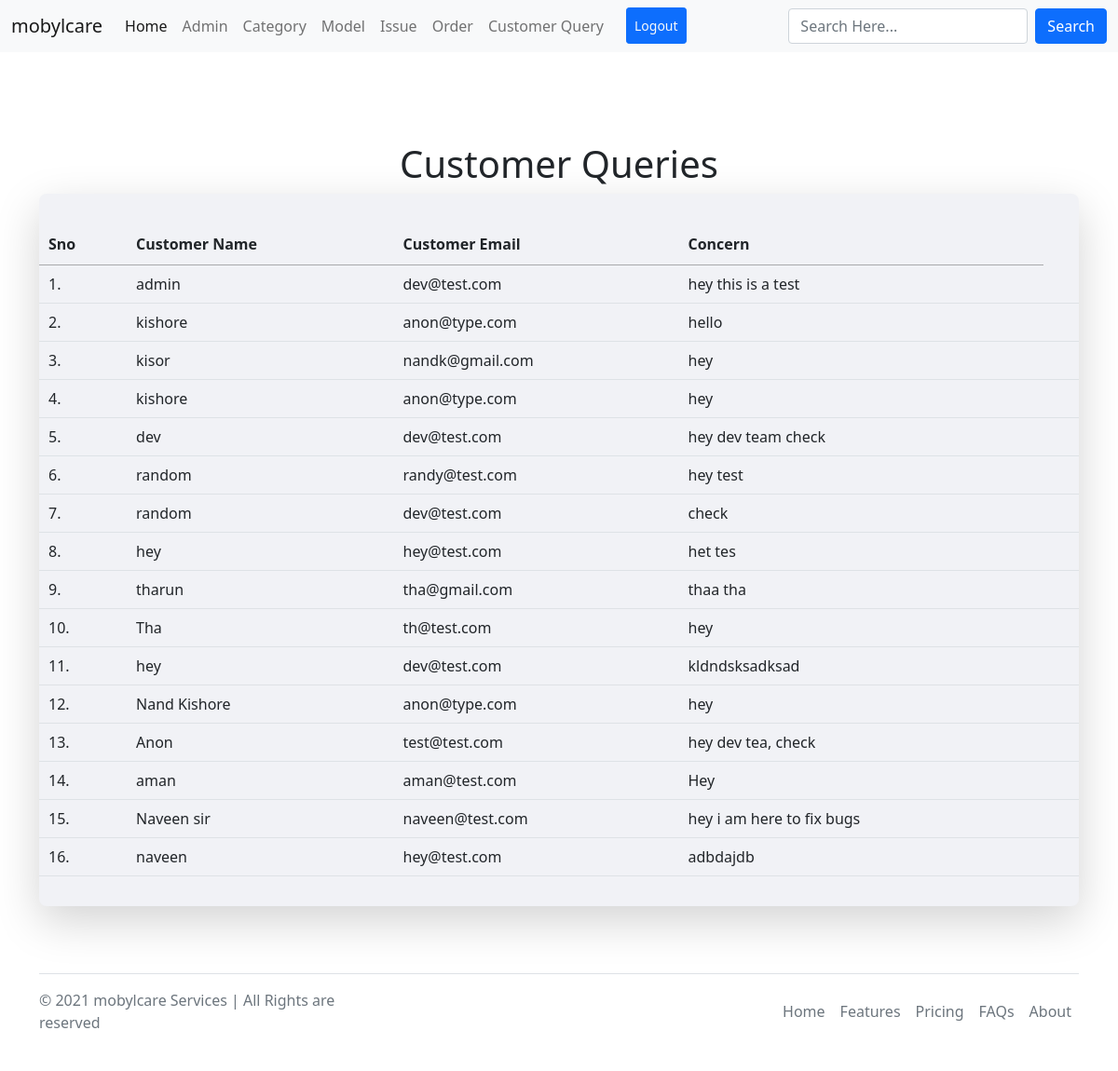
Screenshot of /admin/query.php (signed in) with the database file from the repository.
### tables this page shows
CREATE TABLE `contactus` (
  `sno` int(12) NOT NULL,
  `name` varchar(24) NOT NULL,
  `email` varchar(40) NOT NULL,
  `concern` text NOT NULL,
  `dt` datetime NOT NULL DEFAULT current_timestamp()
);

### admin/query.php (the view, shortened to what this page needs)
<?php
include('partials/_header.php');
?>
<div class="container mt-5 py-5">
    <h1 class="text-center">Customer Queries</h1>
    <div id="main-content" class="py-3 shadow-lg ">
        <div class="p-0 w-100" id="wrapper">
            <table class="table table-hover my-3" id="myTable" >
                <thead>
                    <tr>
                        <th scope="col">Sno</th>
                        <th scope="col">Customer Name</th>
                        <th scope="col">Customer Email</th>
                        <th scope="col">Concern</th>
                    </tr>
                </thead>
                <?php
                $sql = "SELECT * FROM `contactus`";
                $result = mysqli_query($conn, $sql);
                $count = mysqli_num_rows($result);
                $id = 1;
                if ($count > 0) {
                    while ($row = mysqli_fetch_assoc($result)) {
                        $name = $row['name'];
                        $email = $row['email'];
                        $concern = $row['concern'];
                ?>
                        <tbody>
                            <tr>
                                <td scope="row"><?php echo $id++; ?>.</td>
                                <td><?php echo $name; ?></td>
                                <td><?php echo $email; ?></td>
                                <td><?php echo $concern; ?></td>
                                <td><?php echo $dt; ?></td>
                            </tr>
                        </tbody>
                <?php
                    }
                } else {
                    echo "<tr>
                            <td colspan='7' class='text-danger'>No concerns Yet.</td>
                          </tr>";
                }
                ?>
            </table>
        </div>
    </div>
</div>
<?php
include('partials/_footer.php');
?>

### css/admin.css (style rules this page uses)
* { margin: 0; padding: 0; font-family: 'Segoe UI', Tahoma, Geneva, Verdana, sans-serif; }
body { min-height: 100vh; }
#wrapper { padding: 1%; width: 80%; margin: 0 auto; }
#main-content { background: #f1f2f6 !important; }
table tr th { border-bottom: 1px solid #ccc; padding: 1%; }
table tr td { padding: 1%; }

### admin/partials/_header.php (style rules this page uses)
div#main-content { background: #f1f2f6 !important; border-radius: .5rem !important; }

### rows the page displays
contactus: name "admin", email "dev@test.com", concern "hey this is a test"
contactus: name "kishore", email "anon@type.com", concern "hello"
contactus: name "kisor", email "nandk@gmail.com", concern "hey"
contactus: name "kishore", email "anon@type.com", concern "hey"
contactus: name "dev", email "dev@test.com", concern "hey dev team check"
contactus: name "random", email "randy@test.com", concern "hey test"
contactus: name "random", email "dev@test.com", concern "check"
contactus: name "hey", email "hey@test.com", concern "het tes"
contactus: name "tharun", email "tha@gmail.com", concern "thaa tha"
contactus: name "Tha", email "th@test.com", concern "hey"
contactus: name "hey", email "dev@test.com", concern "kldndsksadksad"
contactus: name "Nand Kishore", email "anon@type.com", concern "hey"
contactus: name "Anon", email "test@test.com", concern "hey dev tea, check"
contactus: name "aman", email "aman@test.com", concern "Hey"
contactus: name "Naveen sir", email "naveen@test.com", concern "hey i am here to fix bugs"
contactus: name "naveen", email "hey@test.com", concern "adbdajdb"
